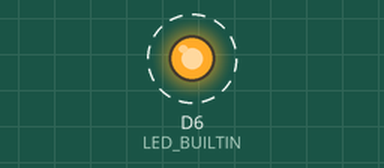
Simulated run of this program. Board: Arduino MKR. On the bench: output pins drawn as LEDs (lit = HIGH). Dashed ring = blinking. What the program prints to the serial monitor is not drawn.

Above: at 0.5 s.
Timing chart, 0 to 4.6 s (numbered marks = the images above):
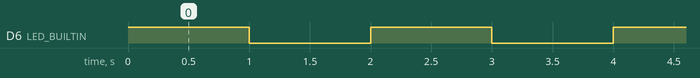

The program:

main.cpp
```cpp
/*
  Blink
  Turns an LED on for one second, then off for one second, repeatedly.
  I didn't write this code.
*/
#include <Arduino.h>

void setup()
{
  // initialize digital pin LED_BUILTIN as an output.
  pinMode(LED_BUILTIN, OUTPUT);
  Serial.begin(9600);
}

// the loop function runs over and over again forever
void loop()
{
  digitalWrite(LED_BUILTIN, HIGH); // turn the LED on (HIGH is the voltage level)
  Serial.println("LED ON");
  delay(1000);                    // wait for a second
  digitalWrite(LED_BUILTIN, LOW); // turn the LED off by making the voltage LOW
  Serial.println("LED OFF");
  delay(1000);                    // wait for a second
}
```

Measured:
- by itself, D6 (LED_BUILTIN): alternates HIGH for 1.0 s and LOW for 1.0 s
